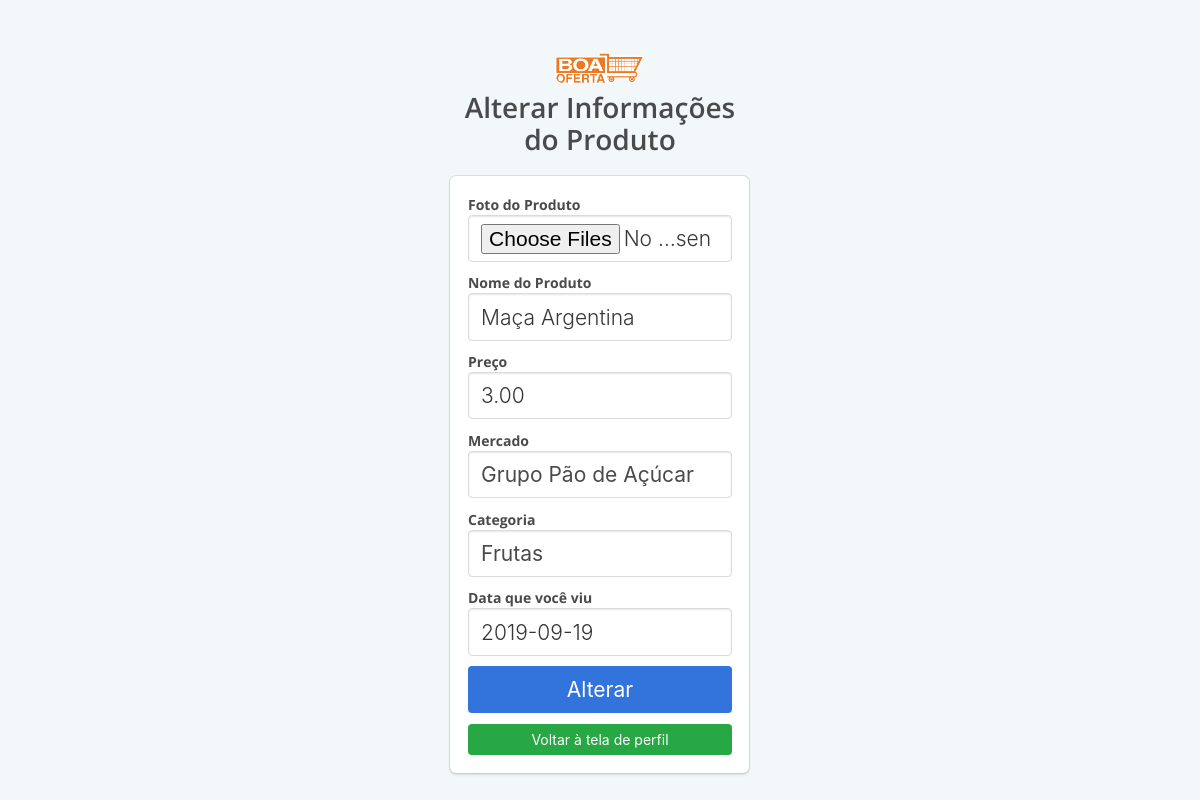
/view/alterarProduto.php?id=1 (signed in), run on the app's committed database.
### tables this page shows
CREATE TABLE produtos (
id_produto int PRIMARY KEY NOT NULL AUTO_INCREMENT,
fk_cpf varchar(14),
fk_id_mercado int,
fk_id_categoria int,
foto_produto varchar(150),
nome_produto varchar(50),
data_cadastro varchar(10),
data_visu date,
preco varchar(25),
descricao varchar(50),
curtida varchar(5),
descurtida varchar(5),
CONSTRAINT fk_produto_cpf FOREIGN KEY(fk_cpf) REFERENCES usuarios (cpf),
CONSTRAINT fk_produto_id_mercado FOREIGN KEY(fk_id_mercado) REFERENCES mercados (id_mercado),
CONSTRAINT fk_produto_id_categoria FOREIGN KEY(fk_id_categoria) REFERENCES categorias (id_categoria)
);

CREATE TABLE mercados (
id_mercado int PRIMARY KEY NOT NULL AUTO_INCREMENT,
nome_mercado varchar(150)
);

CREATE TABLE categorias (
id_categoria int PRIMARY KEY NOT NULL AUTO_INCREMENT,
nome_categoria varchar(50),
foto_categoria varchar(150)
);

### view/alterarProduto.php (the view, shortened to what this page needs)
<?php
require_once("../class/conexao.php");
?>
<!DOCTYPE html>
<html>
<head>
    <link rel="stylesheet" href="../css/bulma.min.css" />
    <link rel="stylesheet" type="text/css" href="../css/estilo.css">
</head>
<body>
    <section class="hero is-success is-fullheight">
        <div class="hero-body">
            <div class="container has-text-centered">
                <div class="column is-4 is-offset-4">
                    <img src="imagens/logo/logo.png" id="logo" style="width: 30%; margin-bottom: 1%;">
                    <h3 class="title has-text-grey-dark">Alterar Informações do Produto</h3>
                    <?php
                    $result_produto = "SELECT id_produto, fk_cpf, fk_id_mercado ,fk_id_categoria, foto_produto, nome_produto, data_cadastro, data_visu, preco, curtida, descurtida from produtos, usuarios where fk_cpf = cpf and email = '$_SESSION[usuario]' and id_produto = $_GET[id]";
                    $resultado_produto = mysqli_query($conexao, $result_produto);
                    while($row_produto = mysqli_fetch_assoc($resultado_produto)){
                    ?>
                    <div class="box">
                        <form action="../backend/infoProduto.php?id=<?php echo($_GET['id']) ?>" method="POST" enctype="multipart/form-data" autocomplete="off">
                            <div class="field">
                                <div class="control">
                                    <label id="labelCadastro">Foto do Produto</label>
                                    <input type="file" name="foto_produto" class="input is-large"  accept="image/*" multiple />
                                </div>
                            </div>
                            <div class="field">
                                <div class="control">
                                    <label id="labelCadastro">Nome do Produto</label>
                                    <input name="nome_produto" type="text" class="input is-large" value="<?php echo $row_produto['nome_produto']; ?>">
                                </div>
                            </div>
                            <div class="field">
                                <div class="control">
                                    <label id="labelCadastro">Preço</label>
                                    <input name="preco" type="text" type="number" class="input is-large" value="<?php echo $row_produto['preco']; ?>">
                                </div>
                            </div>
                            <div class="field">
                                <div class="control">
                                    <label id="labelCadastro">Mercado</label>
                                    <select class="input is-large" name="mercado" style="color: rgb(74, 74, 74);">
                                            <?php
                                            $sql = "SELECT nome_mercado FROM mercados, produtos WHERE fk_id_mercado = id_mercado AND fk_id_mercado = $row_produto[fk_id_mercado];";
                                            $resultado = $conexao->query($sql) OR trigger_error($conexao->error, E_USER_ERROR);
                                            $consulta = $resultado->fetch_object();
                                            echo '<option value="'.$row_produto['fk_id_mercado'].'">'.$consulta->nome_mercado.'</option>';
                                            ?>
                                    </select>
                                </div>
                            </div>
                            <div class="field">
                                <div class="control">
                                    <label id="labelCadastro">Categoria</label>
                                    <select class="input is-large" name="categoria" style="color: rgb(74, 74, 74);">
                                            <?php
                                            $sql = "SELECT nome_categoria FROM categorias, produtos WHERE fk_id_categoria = id_categoria AND fk_id_categoria = $row_produto[fk_id_categoria];";
                                            $resultado = $conexao->query($sql) OR trigger_error($conexao->error, E_USER_ERROR);
                                            $consulta = $resultado->fetch_object();
                                            echo '<option value="'.$row_produto['fk_id_categoria'].'">'.$consulta->nome_categoria.'</option>';
                                            ?>
                                    </select>
                                </div>
                            </div>
                            <div class="field">
                                <div class="control">
                                    <label id="labelCadastro">Data que você viu</label>
                                    <input name="data_visu" class="input is-large" type="text" value="<?php echo $row_produto['data_visu']; ?>">
                                </div>
                            </div>
                            <button type="submit" class="button is-block is-link is-large is-fullwidth">Alterar</button>
                        </form>
                        <a href="seuPerfil.php">
                            <button class="button is-block is-link is-fullwidth" style="margin-top: 4%; background-color: #28a745;">Voltar à tela de perfil</button>
                        </a>
                            <?php }
                            ?>
                    </div>
                </div>
            </div>
        </div>
    </section>
</body>
</html>

### css/estilo.css (style rules this page uses)
#logo { width: 100%; border-radius: 10px; }
#labelCadastro { color: rgb(74, 74, 74); font-weight: bold; }

### data on the page
produtos: nome_produto "Maça Argentina", preco "3.00", mercado "Grupo Pão de Açúcar", categoria "Frutas", data_visu "2019-09-19"
